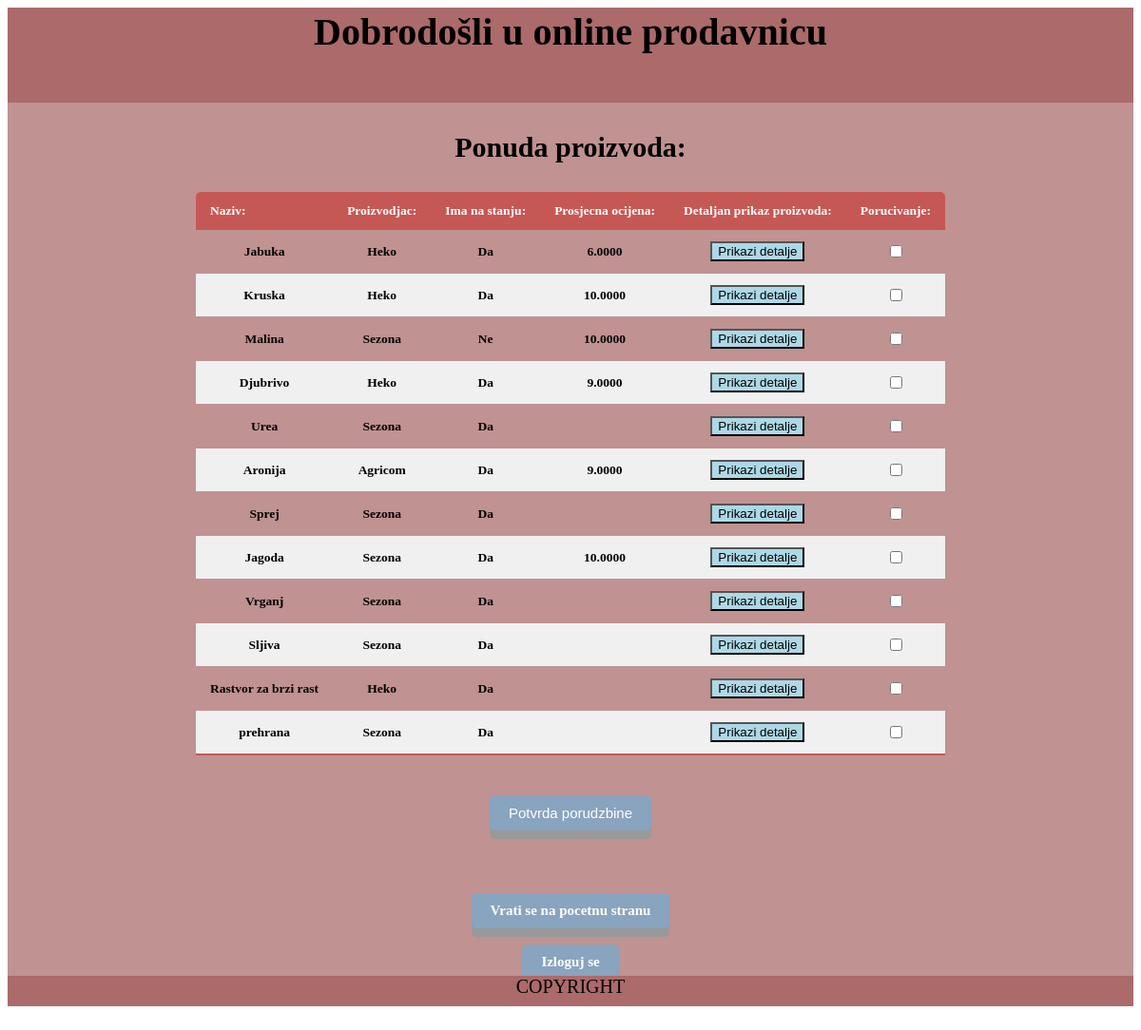
Page /WebAppForFarmers/onlineProdavnica.php on the committed database.
### tables this page shows
CREATE TABLE IF NOT EXISTS `proizvod` (
  `idProiz` int(11) NOT NULL AUTO_INCREMENT,
  `usernameProiz` varchar(30) NOT NULL,
  `naziv` varchar(30) NOT NULL,
  `proizvodjac` varchar(30) NOT NULL,
  `vrijeme` int(11) NOT NULL,
  `tip` varchar(1) NOT NULL,
  `kolicina` int(11) NOT NULL,
  `cijena` int(11) NOT NULL,
  PRIMARY KEY (`idProiz`),
  KEY `tip` (`tip`),
  KEY `usernameProiz` (`usernameProiz`),
  KEY `proizvodjac` (`proizvodjac`)
);

### WebAppForFarmers/Konekcija.php (called while the page is built, shortened)
<?php
    class Konekcija
    {
        private $veza;
        public function __construct($DB_HOST, $DB_USER, $DB_PASS, $DB_BASE)
        {
            $this->veza = mysqli_connect($DB_HOST, $DB_USER, $DB_PASS, $DB_BASE)
                        or die("Neuspjesna konekcija: ".mysqli_connect.error());
        }
        public function getVeza()
        {
            return $this->veza;
        }
    }
?>

### WebAppForFarmers/onlineProdavnica.php (the view, shortened to what this page needs)
<html>
<head>
    <link rel="stylesheet" type = 'text/css' href="stil.css">
</head>
<body>
    <div id='header'>
        Dobrodošli u online prodavnicu
    </div>
    <div id='menu'>
<?php
    require_once('Konekcija.php');
    $konekcija = new Konekcija(DB_HOST, DB_USER, DB_PASS, DB_NAME);
    $upit = "SELECT * FROM proizvod";
    $rezultat = mysqli_query($konekcija->getVeza(), $upit)
                 or die("Neuspjesan upit: ".$upit);
    echo "
        <p class='naslov'>Ponuda proizvoda:</p>
    ";
    if(mysqli_num_rows($rezultat) > 0)
    {
        echo "<center>
            <form name = 'prodavnica' method = 'GET' action = '#'>
                <table class='tabela'>
                <thead>
                    <tr>
                    <th>Naziv:</th>
                    <th>Proizvodjac:</th>
                    <th>Ima na stanju:</th>
                    <th>Prosjecna ocijena:</th>
                    <th>Detaljan prikaz proizvoda:</th>
                    <th>Porucivanje:</th>
                    </tr>
                    </thead><tbody>";
    }
    while($red = mysqli_fetch_array($rezultat))
    {
        if($red['kolicina'] > 0)
        {
            $pom = "Da";
        }else
        {
            $pom = "Ne";
        }
    $upit1 = "SELECT AVG(ocijena) AS avg FROM komentari WHERE idProizv=".$red['idProiz'];
    $rezultat1 = mysqli_query($konekcija->getVeza(), $upit1)
                or die("Neuspjesan upit: ".$upit1);
        echo "
            <tr>
                <th>".$red['naziv']."</th>
                <th>".$red['proizvodjac']."</th>
                <th>".$pom."</th>";
                if(mysqli_num_rows($rezultat1) > 0)
                {
                    $red1 = mysqli_fetch_assoc($rezultat1);
                    echo "<th>".$red1['avg']."</th>";
                }else
                {
                    echo "<th></th>";
                }
                echo "
                <th><input type='button' onclick='Detalji(".$red['idProiz'].");' value ='Prikazi detalje'></th>
                <th><input type = 'checkbox' name = ".$red['idProiz']."></th>
            </tr>
        ";
    }
    if(mysqli_num_rows($rezultat) > 0)
    {
        echo "</tbody>
            </table><br/>
            <input type = 'submit' class='button' name='potvrdi' value='Potvrda porudzbine'>
            </form>
            </center>
        ";
    }
?>
<br/><br/><br/>
<a href = 'Poljoprivrednik.php' class='linkovi'>Vrati se na pocetnu stranu</a><br/><br/>
<a href = 'Logout.php' class='linkovi'>Izloguj se</a>
</div>
<div id='footer'>
    COPYRIGHT
</div>
</body>
</html>

### WebAppForFarmers/stil.css (style rules this page uses)
#header { background: #ac6a6a; font-size: 40px; padding: 2px; height: 9%; text-align: center; overflow: auto; font-family: Brush Script MT, Brush Script Std, cursive; font-weight: bold; }
#menu { display: inline-block; background: #c09292; text-align: center; font-family: Georgia, serif; width: 100%; height: 86%; font-size: 15px; overflow: auto; font-weight: bold; }
#footer { background: #ac6a6a; overflow: auto; font-family:Brush Script MT, Brush Script Std, cursive; height: 3%; font-size: 20px; text-align: center; }
input { background-color: lightblue; }
.naslov { font-size: 30px; font-weight: bold; }
.tabela { border-collapse: collapse; margin: 25px 0; font-size: 0.9em; min-width: 200px; border-radius: 5px 5px 0 0; overflow: hidden; }
.tabela thead tr { background-color: #c55854; color: #ffffff; text-align: left; font-weight: bold; }
.tabela th, .tabela td { padding: 12px 15px; }
.tabela tbody tr { border-bottom: 1px solid #c09292; }
.tabela tbody tr:nth-of-type(even) { background-color: #f0f0f0; }
.tabela tbody tr:last-of-type { border-bottom: 2px solid #c55854; }
.button { display: inline-block; padding: 10px 20px; font-size: 15px; cursor: pointer; text-align: center; text-decoration: none; outline: none; color: #fff; background-color: #88a4be; border: none; border-radius: 5px; box-shadow: 0 9px #999; }
a.linkovi { display: inline-block; padding: 10px 20px; font-size: 15px; cursor: pointer; text-align: center; text-decoration: none; outline: none; color: #fff; background-color: #88a4be; border: none; border-radius: 5px; box-shadow: 0 9px #999; }
a { color: white; text-decoration: none; }

### rows in the picture
proizvod: naziv "Jabuka", proizvodjac "Heko", kolicina "Da", avg "6.0000"
proizvod: naziv "Kruska", proizvodjac "Heko", kolicina "Da", avg "10.0000"
proizvod: naziv "Malina", proizvodjac "Sezona", kolicina "Ne", avg "10.0000"
proizvod: naziv "Djubrivo", proizvodjac "Heko", kolicina "Da", avg "9.0000"
proizvod: naziv "Urea", proizvodjac "Sezona", kolicina "Da"
proizvod: naziv "Aronija", proizvodjac "Agricom", kolicina "Da", avg "9.0000"
proizvod: naziv "Sprej", proizvodjac "Sezona", kolicina "Da"
proizvod: naziv "Jagoda", proizvodjac "Sezona", kolicina "Da", avg "10.0000"
proizvod: naziv "Vrganj", proizvodjac "Sezona", kolicina "Da"
proizvod: naziv "Sljiva", proizvodjac "Sezona", kolicina "Da"
proizvod: naziv "Rastvor za brzi rast", proizvodjac "Heko", kolicina "Da"
proizvod: naziv "prehrana", proizvodjac "Sezona", kolicina "Da"
